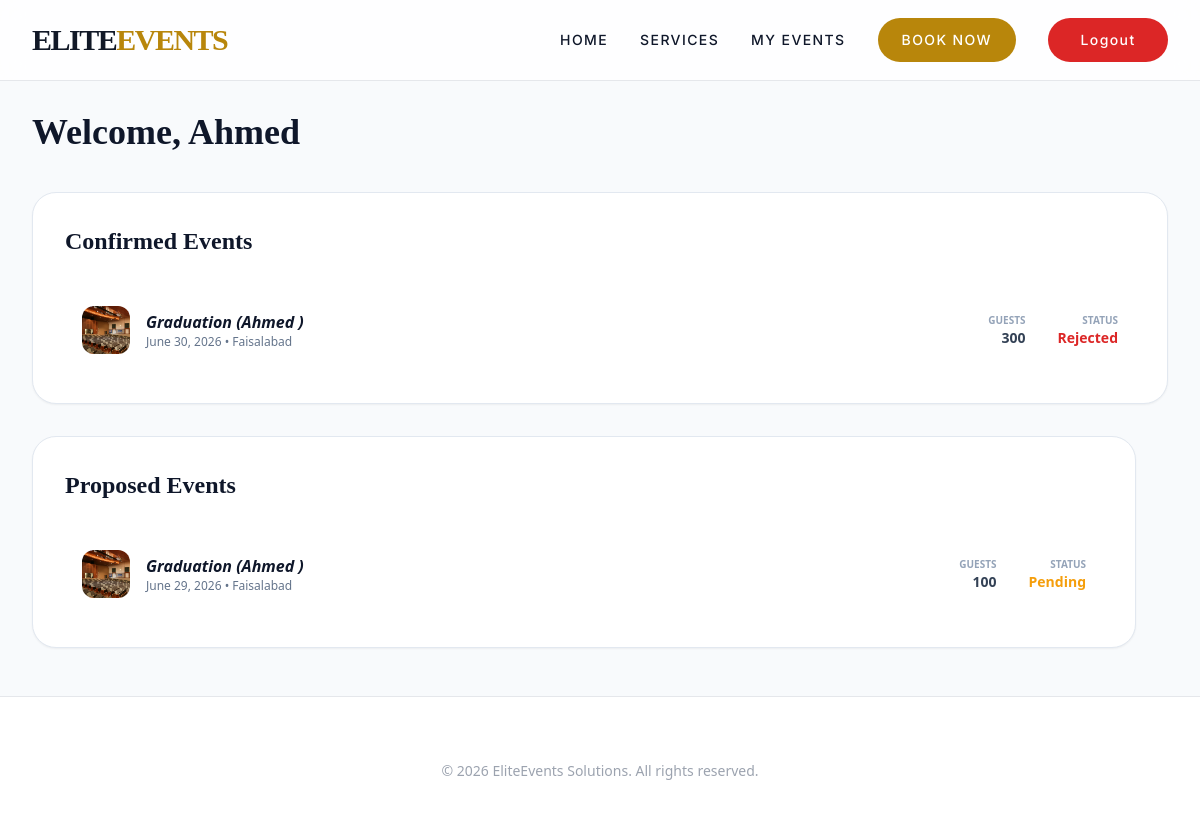
The page /dashboard/ (signed in) on the database its author committed.
### app/models.py (models this page shows)
class Profile(models.Model):
    user = models.OneToOneField(User, on_delete=models.CASCADE, related_name='profile_user')
    name = models.CharField(max_length=64) # Name of Consumer/Provider Platform
    tagline = models.CharField(max_length=32, default='') # Tagline for Consumer/Provider Platform
    description = models.TextField(default='') # Description of Consumer/Provider Platform
    profile_picture = models.ImageField(upload_to='profile_pictures/', default='default_profile_picture.jpg')
    account_type = models.CharField(max_length=16, default='client') # Consumer/Provider
    location = models.CharField(max_length=32, default='Faisalabad') # Availability Location
    contact = models.CharField(max_length=16, default='') # Contact Number
    created_at = models.DateTimeField(auto_now_add=True)

class Bookings(models.Model):
    service = models.ForeignKey(Services, on_delete=models.CASCADE, related_name='booking_service')
    consumer = models.ForeignKey(Profile, on_delete=models.CASCADE, related_name='booking_consumer')
    provider = models.ForeignKey(Profile, on_delete=models.CASCADE, related_name='booking_provider')
    date = models.DateField(default=None, null=True)
    location = models.CharField(max_length=32, default='Faisalabad')
    guests = models.IntegerField(default=0)
    charges = models.IntegerField(default=0)
    status = models.CharField(max_length=16, default='pending') # pending/accepted/rejected/completed
    extras = models.ManyToManyField(Event_Extras, blank=True, related_name='booking_extras')
    created_at = models.DateTimeField(auto_now_add=True)

class Services(models.Model):
    profile = models.ForeignKey(Profile, on_delete=models.CASCADE, related_name='serving_profile')
    title = models.CharField(max_length=64, default='')
    description = models.TextField(default='')
    tags = models.ManyToManyField(Tags, blank=True)
    category = models.CharField(max_length=32, default='Other') # Category of the service (e.g., Catering, Decoration, etc.)
    costs = models.IntegerField()
    rate = models.IntegerField(default=50)
    cover_picture = models.ImageField(upload_to='service_covers/', default='default_service_cover.jpg')
    created_at = models.DateTimeField(auto_now_add=True)

### app/views.py (the view)
# urls.py: path('dashboard/', views.dashboard, name='dashboard'),
def dashboard(request):
    if request.user.profile_user.account_type == 'client':
        bookings = models.Bookings.objects.filter(consumer=request.user.profile_user)
        return render(request, 'dashboard.html', {'bookings': bookings})
    else:
        bookings = models.Bookings.objects.filter(service__profile=request.user.profile_user)
    return render(request, 'dashboard.html', {'bookings': bookings})

### app/templates/dashboard.html (shortened to what this page needs)
<!DOCTYPE html>
<html lang="en">
<head>
    <script src="https://cdn.tailwindcss.com"></script>
</head>
<body class="antialiased" style="display: flex; flex-direction: column; min-height: 100vh; justify-self: space-between;">
    {% include "navbar.html" %}
    <main class="pt-28 pb-12 px-4 md:px-8">
        <div class="max-w-7xl mx-auto space-y-8">
            <div class="flex flex-col md:flex-row md:items-end justify-between gap-4">
                <div>
                    <h1 class="text-4xl font-serif font-bold text-slate-900 mb-2">Welcome, {{ user.profile_user.name }} </h1>
                </div>
            </div>
            <div class="grid grid-cols-1 lg:grid-cols-1 gap-8">
                <div class="lg:col-span-2 space-y-6">
                    <div class="bg-white rounded-3xl p-8 shadow-sm border border-slate-200 h-full">
                        {% if user.profile_user.account_type == 'client' %}
                            <div class="flex items-center justify-between mb-8">
                                <h3 class="text-2xl font-serif font-bold">Confirmed Events</h3>
                            </div>
                        {% else %}
                            <div class="flex items-center justify-between mb-8">
                                <h3 class="text-2xl font-serif font-bold">Upcoming Events</h3>
                            </div>
                        {% endif %}
                        <div class="space-y-6">
                            {% for booking in bookings %}
                                {% if booking.status == 'rejected' %}
                                <div class="flex items-center justify-between p-4 hover:bg-slate-50 rounded-2xl transition-colors cursor-pointer border border-transparent hover:border-slate-100 group">
                                    <div class="flex items-center gap-4">
                                        <img src="{{booking.service.cover_picture.url}}" class="w-12 h-12 rounded-xl object-cover" alt="">
                                        <div>
                                            <h4 class="font-bold text-slate-900 group-hover:text-gold-600 transition-colors font-sans italic"> {{booking.service.title}} ({{booking.consumer.name}}) </h4>
                                            <p class="text-xs text-slate-500 font-sans"> {{booking.date}} • {{booking.location}} </p>
                                        </div>
                                    </div>
                                    <div class="flex items-center gap-8 text-right hidden sm:flex">
                                        <div>
                                            <p class="text-[10px] uppercase font-bold text-slate-400 font-sans">Guests</p>
                                            <p class="font-bold text-slate-700 font-sans text-sm"> {{booking.guests}} </p>
                                        </div>
                                        <div>
                                            <p class="text-[10px] uppercase font-bold text-slate-400 font-sans">Status</p>
                                            <p class="font-bold text-sm font-sans text-red-600"> Rejected </p>
                                        </div>
                                    </div>
                                </div>
                                {% endif %}
                            {% endfor %}
                        </div>
                    </div>
                </div>
            <div class="grid grid-cols-1 lg:grid-cols-1 gap-8">
                <div class="lg:col-span-2 space-y-6">
                    <div class="bg-white rounded-3xl p-8 shadow-sm border border-slate-200 h-full">
                        {% if user.profile_user.account_type == 'client' %}
                            <div class="flex items-center justify-between mb-8">
                                <h3 class="text-2xl font-serif font-bold">Proposed Events</h3>
                            </div>
                        {% else %}
                            <div class="flex items-center justify-between mb-8">
                                <h3 class="text-2xl font-serif font-bold">Pending Events</h3>
                            </div>
                        {% endif %}
                        <div class="space-y-6">
                            {% for booking in bookings %}
    {% if booking.status == 'pending' %}
    <div class="flex items-center justify-between p-4 hover:bg-slate-50 rounded-2xl transition-colors cursor-pointer border border-transparent hover:border-slate-100 group">
        <div class="flex items-center gap-4">
            <img src="{{booking.service.cover_picture.url}}"
                 class="w-12 h-12 rounded-xl object-cover" alt="">
            <div>
                <h4 class="font-bold text-slate-900 group-hover:text-gold-600 transition-colors font-sans italic">
                    {{ booking.service.title }} ({{booking.consumer.name}})
                </h4>
                <p class="text-xs text-slate-500 font-sans">
                    {{ booking.date }} • {{ booking.location }}
                </p>
            </div>
        </div>
        <div class="flex items-center gap-8 text-right hidden sm:flex">
            <div>
                <p class="text-[10px] uppercase font-bold text-slate-400 font-sans">Guests</p>
                <p class="font-bold text-slate-700 font-sans text-sm">{{ booking.guests }}</p>
            </div>
            <div>
                <p class="text-[10px] uppercase font-bold text-slate-400 font-sans">Status</p>
                <p class="font-bold text-sm font-sans text-amber-500">Pending</p>
            </div>
        </div>
    </div>
    {% endif %}
{% endfor %}
                        </div>
                    </div>
                </div>
            </div>
        </div>
    </main>
    <footer class="bg-white pt-16 pb-8 border-t border-gray-200">
        <div class="max-w-7xl mx-auto px-4 text-center text-gray-400 text-sm font-sans">
            &copy; 2026 EliteEvents Solutions. All rights reserved.
        </div>
    </footer>
</body>
</html>

### app/templates/dashboard.html (style rules this page uses)
:root { --gold-600: #b8860b; }

### rows shown on the page
Bookings: service.cover_picture (picture), service "Graduation", consumer.name "Ahmed", date "June 30, 2026", location "Faisalabad", guests "300"
Bookings: service.cover_picture (picture), service "Graduation", consumer.name "Ahmed", date "June 29, 2026", location "Faisalabad", guests "100"

### other values the page prints
{{ user.profile_user.name }} "Ahmed"
